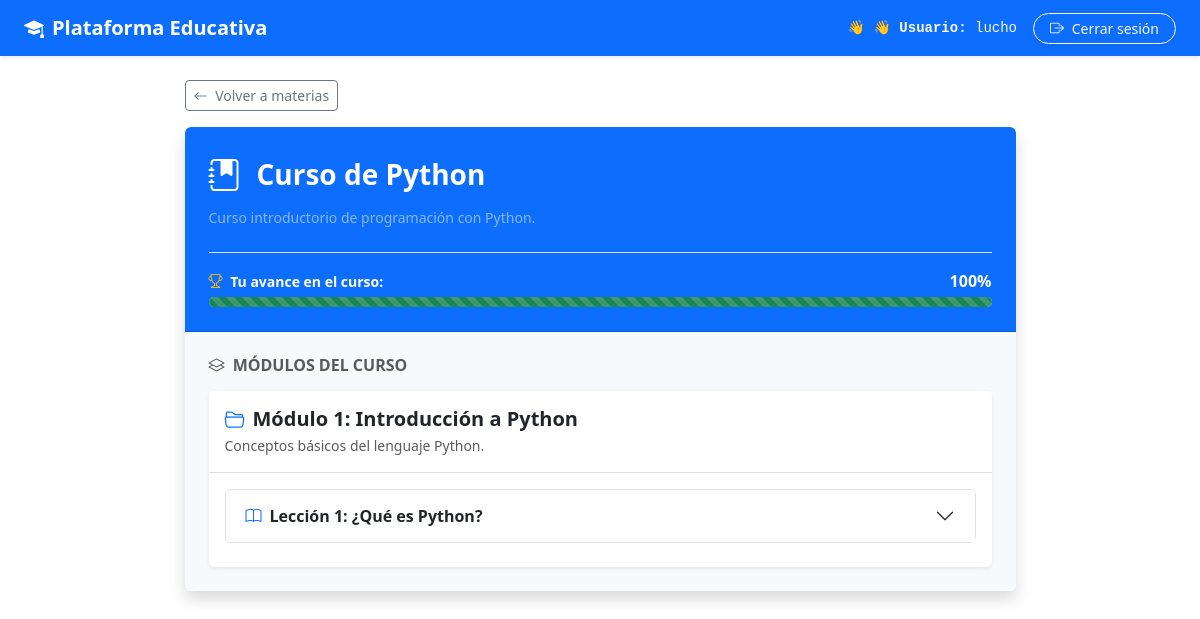
The app's page /espacio/1/ (signed in) with its own data.
### usuarios/models.py (models this page shows, shortened)
class Usuario(AbstractUser):
    dni = models.CharField(
        max_length=20,
        unique=True,
        null=True,
        blank=True
    )

### educacion/models.py (models this page shows, shortened)
class EspacioEducativo(models.Model):
    nombre = models.CharField(
        max_length=200
    )
    descripcion = models.TextField(
        blank=True
    )
    fecha_creacion = models.DateTimeField(
        auto_now_add=True
    )
    activo = models.BooleanField(
        default=True
    )
    class Meta:
        verbose_name = 'Espacio educativo'
        verbose_name_plural = 'Espacios educativos'

class Modulo(models.Model):
    espacio_educativo = models.ForeignKey(
        EspacioEducativo,
        on_delete=models.CASCADE,
        related_name='modulos'
    )
    nombre = models.CharField(
        max_length=200
    )
    descripcion = models.TextField(
        blank=True
    )
    orden = models.PositiveIntegerField(
        default=1
    )
    activo = models.BooleanField(
        default=True
    )
    class Meta:
        verbose_name = 'Módulo'
        verbose_name_plural = 'Módulos'

class Leccion(models.Model):
    modulo = models.ForeignKey(
        Modulo,
        on_delete=models.CASCADE,
        related_name='lecciones'
    )
    titulo = models.CharField(
        max_length=200
    )
    descripcion = models.TextField(
        blank=True
    )
    orden = models.PositiveIntegerField(
        default=1
    )
    activo = models.BooleanField(
        default=True
    )
    class Meta:
        verbose_name = 'Lección'
        verbose_name_plural = 'Lecciones'

### educacion/views.py (the view, shortened to what this page needs)
@login_required
def detalle_espacio(request, espacio_id):
    espacio = get_object_or_404(
        EspacioEducativo,
        id=espacio_id,
        activo=True
    )
    modulos = espacio.modulos.filter(
        activo=True
    ).order_by('orden').prefetch_related(
        Prefetch(
            'lecciones',
            queryset=Leccion.objects.filter(activo=True).order_by('orden')
        ),
        'lecciones__contenidos',
        'lecciones__actividades'
    )
    porcentaje_avance, actividades_resueltas_ids = obtener_progreso_estudiante(request.user, espacio)
    return render(
        request,
        'educacion/detalle_espacio.html',
        {
            'espacio': espacio,
            'modulos': modulos,
            'porcentaje_avance': porcentaje_avance,
            'actividades_resueltas_ids': actividades_resueltas_ids,
            'estudiante': request.user,
        }
    )

### educacion/templates/educacion/detalle_espacio.html (shortened to what this page needs)
{% extends 'base.html' %}
{% load markdown_extras %}
{% block content %}
<div class="row justify-content-center my-4">
    <div class="col-12 col-lg-10 col-xl-9">
        <a href="{% url 'educacion:inicio' %}" class="btn btn-outline-secondary btn-sm mb-3">
            <i class="bi bi-arrow-left me-1"></i> Volver a materias
        </a>
        <div class="card shadow border-0 overflow-hidden">
            <div class="card-header bg-primary text-white p-4">
                <div class="d-flex align-items-center mb-2">
                    <i class="bi bi-journal-bookmark-fill fs-2 me-3"></i>
                    <h1 class="h3 fw-bold mb-0">{{ espacio.nombre }}</h1>
                </div>
                {% if espacio.descripcion %}
                <p class="text-white-50 mb-0 small">
                    {{ espacio.descripcion }}
                </p>
                {% endif %}
                <div class="mt-4 pt-3 border-top border-white-50">
                    <div class="d-flex justify-content-between align-items-center mb-1">
                        <span class="fw-semibold text-white small">
                            <i class="bi bi-trophy me-1 text-warning"></i> Tu avance en el curso:
                        </span>
                        <span class="fw-bold text-white fs-6">{{ porcentaje_avance }}%</span>
                    </div>
                    <div class="progress bg-primary-subtle" style="height: 10px;">
                        <div class="progress-bar progress-bar-striped progress-bar-animated bg-success" role="progressbar"
                            style="width: {{ porcentaje_avance }}%;" aria-valuenow="{{ porcentaje_avance }}"
                            aria-valuemin="0" aria-valuemax="100">
                        </div>
                    </div>
                </div>
            </div>
            <div class="card-body p-3 p-md-4 bg-light">
                <h2 class="h6 text-uppercase fw-bold text-muted mb-3 tracking-wide">
                    <i class="bi bi-layers me-1"></i> Módulos del Curso
                </h2>
                <div class="d-flex flex-column gap-3">
                    {% for modulo in modulos %}
                    <div class="card border-0 shadow-sm">
                        <div class="card-header bg-white border-bottom p-3">
                            <h3 class="h5 mb-1 fw-bold text-dark">
                                <i class="bi bi-folder2-open me-2 text-primary"></i>Módulo {{ modulo.orden }}: {{ modulo.nombre }}
                            </h3>
                            {% if modulo.descripcion %}
                            <p class="text-muted small mb-0">{{ modulo.descripcion }}</p>
                            {% endif %}
                        </div>
                        <div class="card-body p-3">
                            <div class="accordion accordion-flush" id="acordeonModulo{{ modulo.id }}">
                                {% for leccion in modulo.lecciones.all %}
                                {% if leccion.activo %}
                                <div class="accordion-item border rounded mb-2 overflow-hidden bg-white">
                                    <h4 class="accordion-header" id="headingLeccion{{ leccion.id }}">
                                        <button class="accordion-button collapsed fw-semibold text-dark py-3" type="button"
                                            data-bs-toggle="collapse" data-bs-target="#collapseLeccion{{ leccion.id }}"
                                            aria-expanded="false" aria-controls="collapseLeccion{{ leccion.id }}">
                                            <i class="bi bi-book me-2 text-primary"></i>
                                            Lección {{ leccion.orden }}: {{ leccion.titulo }}
                                        </button>
                                    </h4>
                                </div>
                                {% endif %}
                                {% empty %}
                                <p class="text-muted small mb-0 p-2">No hay lecciones cargadas en este módulo.</p>
                                {% endfor %}
                            </div>
                        </div>
                    </div>
                    {% empty %}
                    <div class="alert alert-info shadow-sm mb-0">
                        <i class="bi bi-info-circle-fill me-2"></i> Este espacio educativo aún no cuenta con módulos publicados.
                    </div>
                    {% endfor %}
                </div>
            </div>
        </div>
    </div>
</div>
{% endblock %}

### templates/base.html (shortened to what this page needs)
{% load static %}
<!DOCTYPE html>
<html lang="es">
<head>
    <link href="https://cdn.jsdelivr.net/npm/bootstrap@5.3.3/dist/css/bootstrap.min.css" rel="stylesheet">
    <link rel="stylesheet" href="https://cdn.jsdelivr.net/npm/bootstrap-icons@1.11.3/font/bootstrap-icons.min.css">
    <link rel="stylesheet" href="{% static 'css/estilos.css' %}">
</head>
<body>
    {% if user.is_authenticated %}
    <nav class="navbar navbar-expand-lg navbar-dark bg-primary mb-4 shadow-sm">
        <div class="container-fluid px-4">
            <a class="navbar-brand fw-bold" href="{% url 'educacion:inicio' %}">
                <i class="bi bi-mortarboard-fill me-2"></i>Plataforma Educativa
            </a>
            <div class="collapse navbar-collapse" id="navbarNav">
                <ul class="navbar-nav ms-auto align-items-center gap-3 mt-2 mt-lg-0">
                    <li class="nav-item text-light font-monospace small">
                        👋 👋 <strong>Usuario:</strong> {{ user.get_full_name|default:user.username }}
                    </li>
                    <li class="nav-item">
                        <form method="post" action="{% url 'logout' %}" class="d-inline">
                            <button type="submit" class="btn btn-outline-light btn-sm rounded-pill px-3 shadow-sm">
                                <i class="bi bi-box-arrow-right me-1"></i> Cerrar sesión
                            </button>
                        </form>
                    </li>
                </ul>
            </div>
        </div>
    </nav>
    {% endif %}
    <main class="container">
        {% block content %}
        {% endblock %}
    </main>
</body>
</html>

### static/css/estilos.css (style rules this page uses)
.navbar-brand { transition: 0.3s; }

### records on screen
Usuario: get_full_name "lucho"
EspacioEducativo: nombre "Curso de Python", descripcion "Curso introductorio de programación con Python."
Modulo: orden "1", nombre "Introducción a Python", descripcion "Conceptos básicos del lenguaje Python."
Leccion: orden "1", titulo "¿Qué es Python?"

### other values on screen
{{ porcentaje_avance }} "100"
